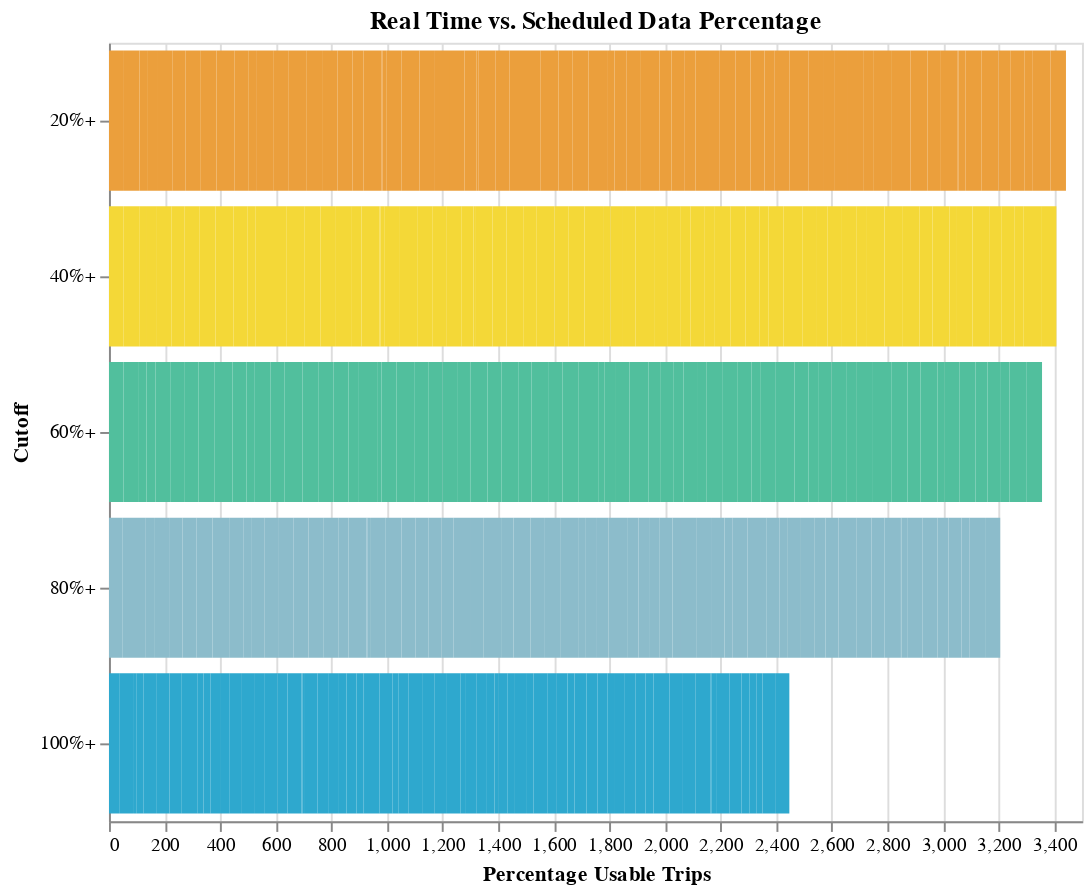

Here is the notebook cell this chart was saved with:
### Code cell
threshold_utils.chart_size(threshold_utils.bar_chart(rt_data_available, 'Percentage Usable Trips', "Cutoff",
['Gtfs Dataset Key', 'Gtfs Dataset Name','Trip Cutoff', 'Percentage Usable Trips', 'N Trips'],
                          "Real Time vs. Scheduled Data Percentage").add_selection(selection).transform_filter(selection).interactive(), 500,400)

### Figure 1 — Vega-Lite specification as saved in the notebook (floating-point values rounded to 4 significant figures; data arrays with more than 128 entries replaced by an {"elided": "..."} marker saying what was removed)
{"config": {"view": {"continuousWidth": 400, "continuousHeight": 300}}, "data": {"name": "data-3e718486f35748cae5848b1e6748d19b"}, "mark": "bar", "encoding": {"color": {"field": "Cutoff", "legend": null, "scale": {"range": ["#2EA8CE", "#EB9F3C", "#F4D837", "#51BF9D", "#8CBCCB", "#9487C0"]}, "type": "nominal"}, "tooltip": [{"field": "Gtfs Dataset Key", "type": "nominal"}, {"field": "Gtfs Dataset Name", "type": "nominal"}, {"field": "Trip Cutoff", "type": "quantitative"}, {"field": "Percentage Usable Trips", "type": "quantitative"}, {"field": "N Trips", "type": "quantitative"}], "x": {"field": "Percentage Usable Trips", "sort": {"field": "Percentage Usable Trips", "order": "descending"}, "type": "quantitative"}, "y": {"field": "Cutoff", "sort": {"field": "Percentage Usable Trips", "order": "descending"}, "type": "nominal"}}, "height": 400, "selection": {"selector001": {"type": "single", "fields": ["Gtfs Dataset Name"], "bind": {"input": "select", "options": [null, "Antelope Valley Transit Authority Vehicle Positions", "Banning Pass Vehicle Positions", "Bay Area 511 AC Transit Vehicle Position", "Bay Area 511 Caltrain VehiclePositions", "Bay Area 511 County Connection VehiclePositions", "Bay Area 511 Dumbarton Express VehiclePositions", "Bay Area 511 Emery Go-Round VehiclePositions", "Bay Area 511 Fairfield and Suisun Transit Vehicle Positions", "Bay Area 511 Golden Gate Transit Vehicle Positions", "Bay Area 511 MVGO VehiclePositions", "Bay Area 511 Marin VehiclePositions", "Bay Area 511 Muni VehiclePositions", "Bay Area 511 Petaluma VehiclePositions", "Bay Area 511 SamTrans VehiclePositions", "Bay Area 511 San Francisco Bay Ferry VehiclePositions", "Bay Area 511 Santa Clara Transit VehiclePositions", "Bay Area 511 Santa Rosa CityBus VehiclePositions", "Bay Area 511 SolTrans VehiclePositions", "Bay Area 511 Sonoma County Transit Vehicle Positions", "Bay Area 511 Sonoma-Marin Area Rail Transit VehiclePositions", "Bay Area 511 Tri Delta VehiclePositions", "Bay Area 511 Tri-Valley Wheels VehiclePositions", "Bay Area 511 Union City Transit VehiclePositions", "Bay Area 511 Vine Transit VehiclePositions", "Bay Area 511 WestCAT VehiclePositions", "Beach Cities VehiclePositions", "Bear Vehicle Positions", "Big Blue Bus VehiclePositions", "BruinBus Vehicle Positions", "Burbank VehiclePositions", "Commerce VehiclePositions", "Culver City VehiclePositions", "Eastern Sierra Vehicle Positions", "Elk Grove VehiclePositions", "Foothill Vehicle Positions", "Fresno Vehicle Positions", "GET VehiclePositions", "Humboldt Vehicle Positions", "Kings Vehicle Positions", "LA DOT VehiclePositions", "LA Metro Bus Vehicle Positions", "LA Metro Rail Vehicle Positions", "Lake Vehicle Positions", "Long Beach VehiclePositions", "Madera County Connection Vehicle Positions", "Monterey Salinas VehiclePositions", "Nevada County Vehicle Positions", "North County Vehicle Positions", "Norwalk Vehicle Positions", "OCTA VehiclePositions", "Pasadena VehiclePositions", "PresidiGo VehiclePositions", "Redding Vehicle Positions", "Riverside VehiclePositions", "SBMTD VehiclePositions", "San Diego Vehicle Positions", "Santa Clarita VehiclePositions", "Santa Maria Vehicle Positions", "Santa Ynez Vehicle Positions", "StanRTA Vehicle Positions", "Tahoe Transportation Vehicle Positions", "Torrance Swiftly Vehicle Positions", "Torrance Vehicle Positions", "Turlock Vehicle Positions", "Unitrans Vehicle Positions", "VCTC Vehicle Positions", "Victor Valley Vehicle Position", "Visalia VehiclePositions", "WeHo Vehicle Positions", "Yolobus Vehicle Positions"], "labels": ["All", "Antelope Valley Transit Authority Vehicle Positions", "Banning Pass Vehicle Positions", "Bay Area 511 AC Transit Vehicle Position", "Bay Area 511 Caltrain VehiclePositions", "Bay Area 511 County Connection VehiclePositions", "Bay Area 511 Dumbarton Express VehiclePositions", "Bay Area 511 Emery Go-Round VehiclePositions", "Bay Area 511 Fairfield and Suisun Transit Vehicle Positions", "Bay Area 511 Golden Gate Transit Vehicle Positions", "Bay Area 511 MVGO VehiclePositions", "Bay Area 511 Marin VehiclePositions", "Bay Area 511 Muni VehiclePositions", "Bay Area 511 Petaluma VehiclePositions", "Bay Area 511 SamTrans VehiclePositions", "Bay Area 511 San Francisco Bay Ferry VehiclePositions", "Bay Area 511 Santa Clara Transit VehiclePositions", "Bay Area 511 Santa Rosa CityBus VehiclePositions", "Bay Area 511 SolTrans VehiclePositions", "Bay Area 511 Sonoma County Transit Vehicle Positions", "Bay Area 511 Sonoma-Marin Area Rail Transit VehiclePositions", "Bay Area 511 Tri Delta VehiclePositions", "Bay Area 511 Tri-Valley Wheels VehiclePositions", "Bay Area 511 Union City Transit VehiclePositions", "Bay Area 511 Vine Transit VehiclePositions", "Bay Area 511 WestCAT VehiclePositions", "Beach Cities VehiclePositions", "Bear Vehicle Positions", "Big Blue Bus VehiclePositions", "BruinBus Vehicle Positions", "Burbank VehiclePositions", "Commerce VehiclePositions", "Culver City VehiclePositions", "Eastern Sierra Vehicle Positions", "Elk Grove VehiclePositions", "Foothill Vehicle Positions", "Fresno Vehicle Positions", "GET VehiclePositions", "Humboldt Vehicle Positions", "Kings Vehicle Positions", "LA DOT VehiclePositions", "LA Metro Bus Vehicle Positions", "LA Metro Rail Vehicle Positions", "Lake Vehicle Positions", "Long Beach VehiclePositions", "Madera County Connection Vehicle Positions", "Monterey Salinas VehiclePositions", "Nevada County Vehicle Positions", "North County Vehicle Positions", "Norwalk Vehicle Positions", "OCTA VehiclePositions", "Pasadena VehiclePositions", "PresidiGo VehiclePositions", "Redding Vehicle Positions", "Riverside VehiclePositions", "SBMTD VehiclePositions", "San Diego Vehicle Positions", "Santa Clarita VehiclePositions", "Santa Maria Vehicle Positions", "Santa Ynez Vehicle Positions", "StanRTA Vehicle Positions", "Tahoe Transportation Vehicle Positions", "Torrance Swiftly Vehicle Positions", "Torrance Vehicle Positions", "Turlock Vehicle Positions", "Unitrans Vehicle Positions", "VCTC Vehicle Positions", "Victor Valley Vehicle Position", "Visalia VehiclePositions", "WeHo Vehicle Positions", "Yolobus Vehicle Positions"], "name": "Operator"}}, "selector003": {"type": "interval", "bind": "scales", "encodings": ["x", "y"]}}, "title": "Real Time vs. Scheduled Data Percentage", "transform": [{"filter": {"selection": "selector001"}}], "width": 500, "$schema": "https://vega.github.io/schema/vega-lite/v4.17.0.json", "datasets": {"data-3e718486f35748cae5848b1e6748d19b": {"elided": "349 records"}}}
